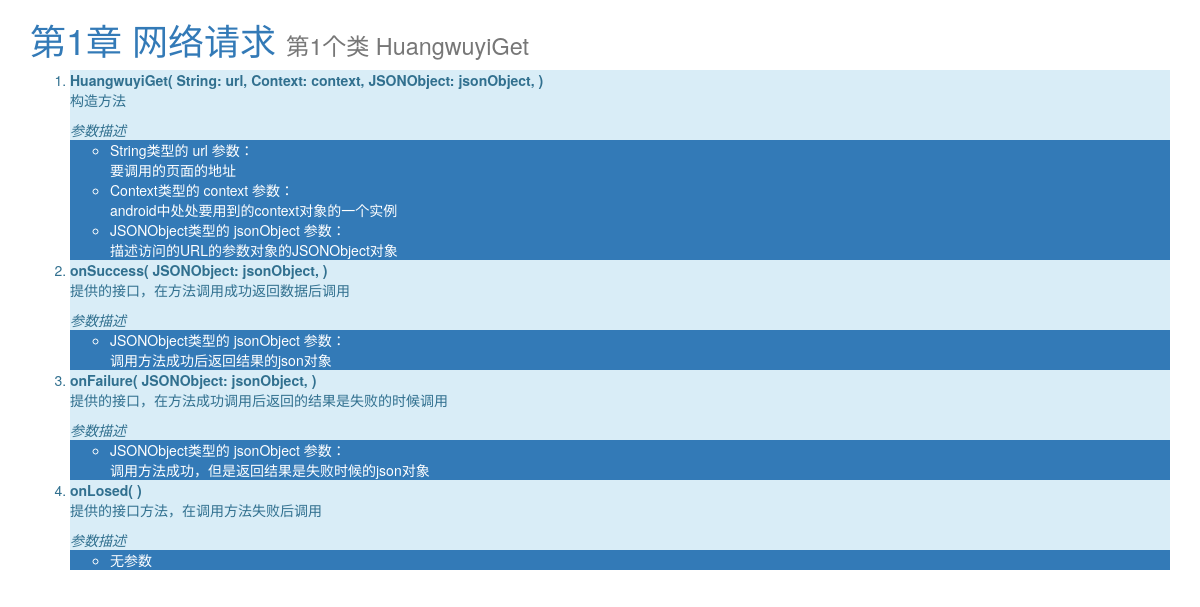
The app's page /androidUtil/chapter/1/1/ with its own data.
### helloAndroidUtil/models.py (models this page shows, shortened)
class Chapter(models.Model):
    chapter_name = models.CharField(max_length=200)
    chapter_lsno = models.IntegerField()
    chapter_descripe = models.TextField()

class ChapterItem(models.Model):
    item_name = models.CharField(max_length=200)
    item_descripe = models.TextField()
    item_lsno = models.IntegerField()
    chapter = models.ForeignKey(Chapter, on_delete=models.CASCADE)

class ItemMethod(models.Model):
    method_name = models.CharField(max_length=200)
    method_descripe = models.TextField()
    method_lsno = models.IntegerField()
    method_type = models.CharField(max_length=50)
    chapter_item = models.ForeignKey(ChapterItem, on_delete=models.CASCADE)

class MethodParameter(models.Model):
    parameter_lsno = models.IntegerField()
    parameter_type = models.CharField(max_length=200)
    parameter_name = models.CharField(max_length=200)
    parameter_descripe = models.TextField()
    itemMethod = models.ForeignKey(ItemMethod, on_delete=models.CASCADE)

### helloAndroidUtil/views.py (the view)
# urls.py: path("chapter/<int:chapter_lsno>/<int:item_lsno>/", views.chapter_item_method),
def chapter_item_method(request, chapter_lsno, item_lsno):
    chapter = Chapter.objects.get(chapter_lsno=chapter_lsno)
    chapter_item = ChapterItem.objects.get(item_lsno=item_lsno)
    item_method_list = ItemMethod.objects.filter(chapter_item=chapter_item)
    for item_method in item_method_list:
        item_method.parameters = MethodParameter.objects.filter(itemMethod_id=item_method.id)
    return render(request, "helloAndroidUtil/chapter_item_detail.html", {"chapter_item": chapter_item, \
                                                                         "item_method_list": item_method_list, \
                                                                         "chapter": chapter})

### helloAndroidUtil/templates/helloAndroidUtil/chapter_item_detail.html (shortened to what this page needs)
<!DOCTYPE html>
<html lang="en">
<head>
    {% load static %}
    <link rel="stylesheet" type="text/css" href="{% static 'helloAndroidUtil/bootstrap.css' %}">
</head>
<body>
<div class="container">
    <div class="jumbotorn">
        {% if chapter %}
        <h1><a href="/androidUtil/chapter/{{chapter.chapter_lsno}}">第{{ chapter.chapter_lsno }}章
            {{ chapter.chapter_name}}</a>
            {% endif %}
            {% if chapter_item %}
            <small>第{{ chapter_item.item_lsno }}个类 {{ chapter_item.item_name }}</small>
            {% endif %}
        </h1>
    </div>
    <ol>
        {% if item_method_list %}
        {% for item_method in item_method_list %}
        <li class="text-info bg-info">
            <strong>{{ item_method.method_name }}(
                {% for parameter in item_method.parameters %}
                {{ parameter.parameter_type }}: {{ parameter.parameter_name}},
                {% endfor %}
                )</strong>
            <p> {{ item_method.method_descripe }} </p>
            <em>参数描述</em>
            <ul class="bg-primary">
                {% if item_method.parameters %}
                {% for parameter in item_method.parameters %}
                <li>
                    {{ parameter.parameter_type }}类型的 {{ parameter.parameter_name}} 参数：<br/>
                    {{ parameter.parameter_descripe }}
                </li>
                {% endfor %}
                {% else %}
                <li>无参数</li>
                {% endif %}
            </ul>
        </li>
        {% endfor %}
        {% endif %}
    </ol>
</div>
</body>
</html>

### records on screen
Chapter: chapter_lsno "1", chapter_name "网络请求"
ChapterItem: item_lsno "1", item_name "HuangwuyiGet"
ItemMethod: method_name "HuangwuyiGet", method_descripe "构造方法"
MethodParameter: parameter_type "String", parameter_name "url", parameter_descripe "要调用的页面的地址"
MethodParameter: parameter_type "Context", parameter_name "context", parameter_descripe "android中处处要用到的context对象的一个实例"
MethodParameter: parameter_type "JSONObject", parameter_name "jsonObject", parameter_descripe "描述访问的URL的参数对象的JSONObject对象"
ItemMethod: method_name "onSuccess", method_descripe "提供的接口，在方法调用成功返回数据后调用"
MethodParameter: parameter_type "JSONObject", parameter_name "jsonObject", parameter_descripe "调用方法成功后返回结果的json对象"
ItemMethod: method_name "onFailure", method_descripe "提供的接口，在方法成功调用后返回的结果是失败的时候调用"
MethodParameter: parameter_type "JSONObject", parameter_name "jsonObject", parameter_descripe "调用方法成功，但是返回结果是失败时候的json对象"
ItemMethod: method_name "onLosed", method_descripe "提供的接口方法，在调用方法失败后调用", shows "无参数"
